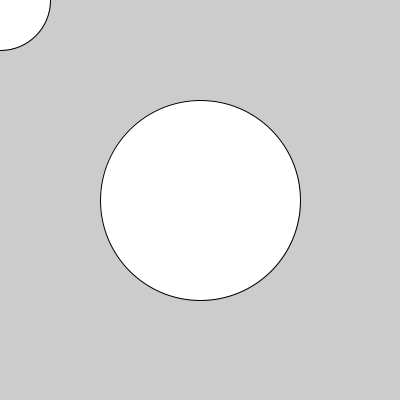
Frame 1 (no input)
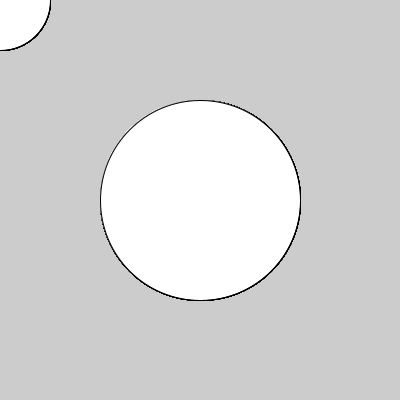
Frame 60 (the mouse pressed at the canvas centre just before this capture)
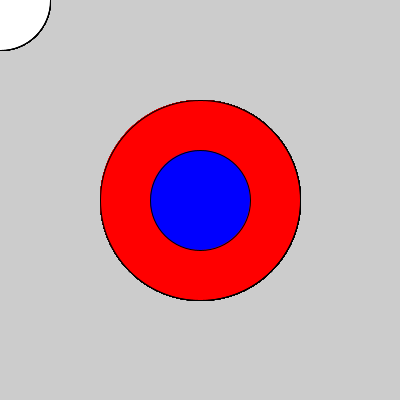
Frame 120 (the mouse held since frame 60 and released just before this capture)

The Processing sketch that drew these frames (run headless with seeded random() and noise(); from frame 60 on, the mouse is pressed at the canvas centre):

// Processing sketch: lesson10_circularCollisionDetection
// ── lesson10_circularCollisionDetection.pde
//this sketch will demo COLLISION DETECTION with a CIRCULAR BOUNDING BOX

//DECLARE variables for the circle(s)
int x, y, r, mouseR;

void setup() {
  //size
  size(400, 400);
  //ASSIGN initial values
  x = 200;
  y = 200;
  r = 100;
  mouseR = 50;
}

void draw() {
  //if the distance between the mouse and circle is LESS THAN the combined radii
  if (dist(x, y, mouseX, mouseY) < r+mouseR) {
    //set fill to red
    fill(255, 0, 0);
    //draw circle(s) using variables
    circle(x, y, r*2);
    fill(0, 0, 255);
    circle(mouseX, mouseY, mouseR*2);
  }
  //else
  else {
    //set fill white
    fill(255);
    circle(x, y, r*2);
    circle(mouseX, mouseY, mouseR*2);
  }
}
